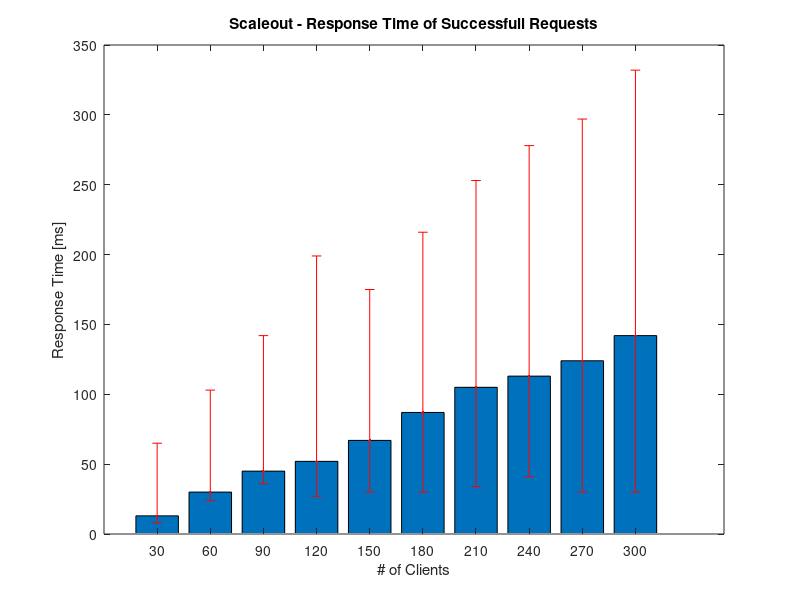
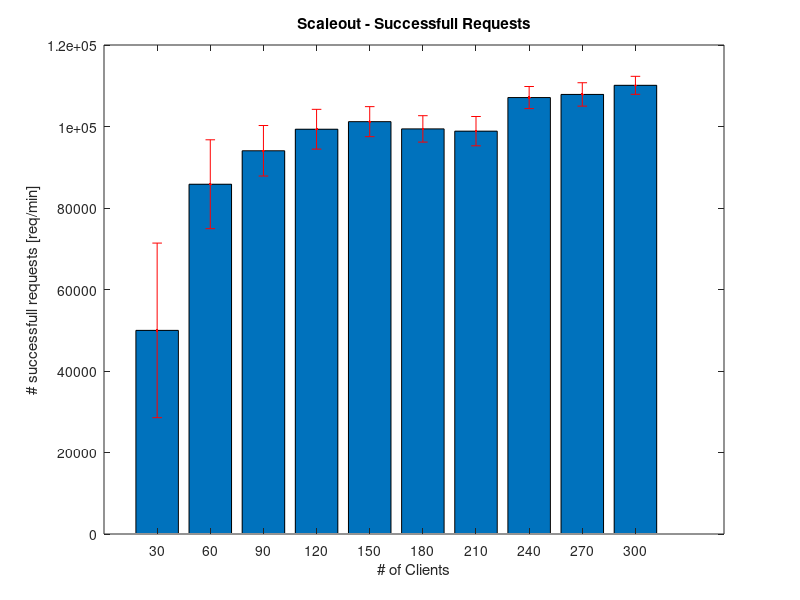
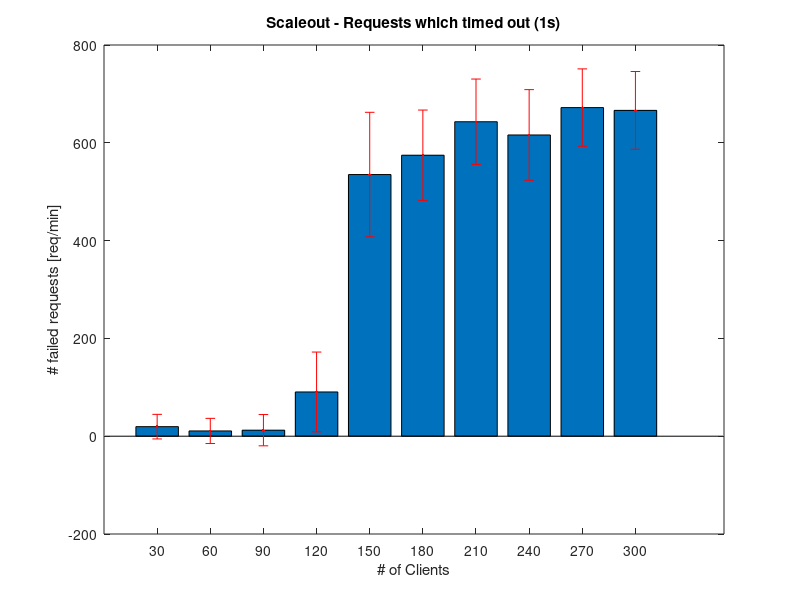

The MATLAB script that drew these images, in order:
%% Measurement Values
client_count = [
30
60
90
120
150
180
210
240
270
300
];
client_count = client_count';

r_mean = [
20.1794061658
32.0959262188
48.0152894942
60.3098728933
72.4623158877
91.6506450903
109.2957860843
116.423365335
129.9384219978
146.6251175799
];

% responsetime median
r_mean = r_mean';

r_median = [
13
30
45
52
67
87
105
113
124
142
];

r_median = r_median';

% responsetime 2.5% percentil
r_0025 = [
5
6
9
25
37
57
71
72
94
112

];

r_0025 = r_0025';

% responsetime 97.5% percentil
r_0975 = [
52
73
97
147
108
129
148
165
173
190
];

r_0975 = r_0975';

% throughput in [req/30s]
x = [24984.9230769231	42916.3846153846	47023.3076923077	49665.8461538462	50595.4615384615	49707.6153846154	49429	53552.5384615385	53935.6923076923	55054.1538461538];
x_stddev = [10710.809691316	5452.35696035	3098.7271952802	2440.7134150406	1841.9677709533	1619.2004991385	1798.5455234717	1355.0678098275	1434.2769017067	1103.0914019362];

 x = x * 2;
 x_stddev = x_stddev * 2;

% failed messages  in [req/30s]
x_fail = [9.7692307692	5.3846153846	6.1538461538	45.2307692308	267.5384615385	287.3076923077	321.5384615385	308	336	333.1538461538];
x_fail_stddev = [12.5708249938	12.8616902825	15.9835652773	40.8047257193	63.6508907827	46.1760843861	43.6570257511	46.3788745012	39.5706119909	39.7488912924];

 x_fail = x_fail * 2;
 x_fail_stddev = x_fail_stddev* 2;

%% Parameters

% thinktime Z
Z = 15;

D_max = 22;
D_tot = 300;

%% Plots Experiment

close all;

h = figure;
bar(client_count, r_median);
hold on;
errorbar(client_count, r_median, r_0025, r_0975, '.r')
hold off;
title('Scaleout - Response Time of Successfull Requests');
xlabel('# of Clients');
ylabel('Response Time [ms]');

set(h,'Position',[1 1 1024 678]);
saveas(h,'experiment-rt','eps');


h = figure;
bar(client_count, x);
hold on;
errorbar(client_count, x, x_stddev, '.r');
hold off;
title('Scaleout - Successfull Requests');
xlabel('# of Clients');
ylabel('# successfull requests [req/min]');

set(h,'Position',[1 1 1024 678]);
saveas(h,'experiment-tp','eps');


h = figure;
bar(client_count, x_fail);
hold on;
errorbar(client_count, x_fail, x_fail_stddev, '.r');
hold off;
title('Scaleout - Requests which timed out (1s)');
xlabel('# of Clients');
ylabel('# failed requests [req/min]');

set(h,'Position',[1 1 1024 678]);
saveas(h,'experiment-err','eps');
